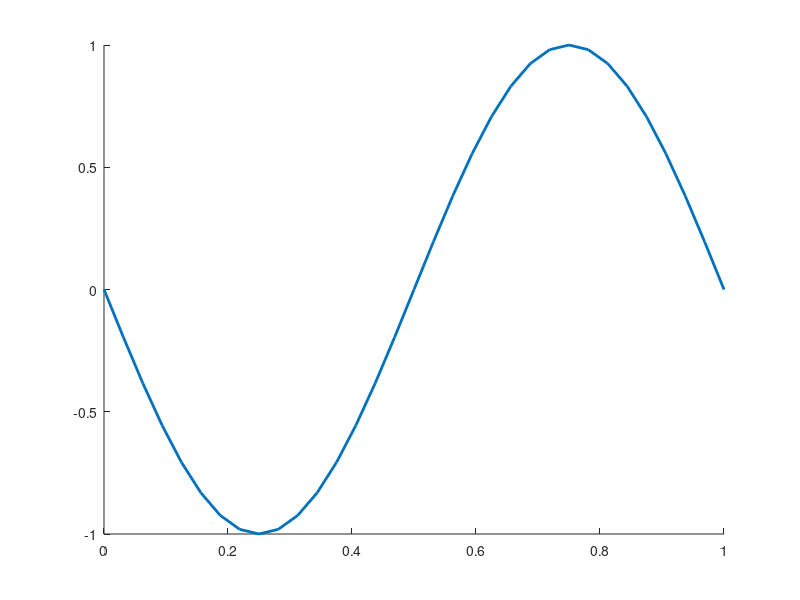

Source code (MATLAB): (Note: this script raises an error after producing the figure.)
M = 32; 
L = 1; 
a = 1; 
T = 3/2; 

nu_values = [1, 0.75, 0.5, 0.25]; 
schemes = {'Lax-Friedrichs', 'First-Order Upwind', 'Lax-Wendroff', 'Minimum Dispersion'}; 

x = linspace(0, L, M+1);
u_exact = sin(2*pi*(x-a*T)); 

for i = 1:length(schemes)
    scheme = schemes{i}; 
    figure;
    hold on; 

    plot(x, u_exact, 'LineWidth', 2, 'DisplayName', 'Exact Solution'); 

    for j = 1:length(nu_values)
        nu = nu_values(j);
        u_final = solve_advection(a, M, x, T, L, scheme, nu); 
        plot(x,u_final, 'LineWidth', 2, 'DisplayName', sprintf('|\\nu| = %.4f', nu)); 
    end 
    xlabel('x'); 
    ylabel('u(x,T)'); 
    legend show; 
    grid on; 
end 

function u_final = solve_advection(a, M, x, T, L, scheme, nu)

    dx = L/M; 
    dt = (nu*dx)/a; 
    nt = T/dt; 
    
    u = zeros(M+1, nt+1); 
    u(:,1) = sin(2*pi*x)'; 
    q = get_q(scheme, nu); 

    for n=1:nt
        for j=1:M
            if j == M
                jp1 = 1; 
            else
                jp1 = j + 1; 
            end 
            
            if j == 1
                jm1 = M; 
            else
                jm1 = j - 1; 
            end 

            F_right = calc_flux(u(j,n), u(jp1,n), a, dx, dt, q); 
            F_left = calc_flux(u(jm1,n), u(j,n), a, dx, dt, q); 
            
            u(j,n+1) = u(j,n) - (dt/dx) * (F_right - F_left); 
        end 
        u(M+1, n+1) = u(1, n+1); 
    end 
    u_final = u(:, nt+1); 
end 


function q = get_q(scheme, nu)
    switch lower(scheme)
        case 'lax-friedrichs'
            q = 1; 
        case 'first-order upwind'
            q = abs(nu); 
        case 'lax-wendroff'
            q = nu^2; 
        case 'minimum dispersion'
            q = 1/3 + (2/3)*nu^2; 
        otherwise
            error('invalid scheme'); 
    end 
end 


function F = calc_flux(u_L, u_R, a, dx, dt, q)

    f_L = a*u_L; 
    f_R = a*u_R; 

    F = 0.5*(f_L + f_R) - (q*dx)/(2*dt)*(u_R - u_L); 
end 


        